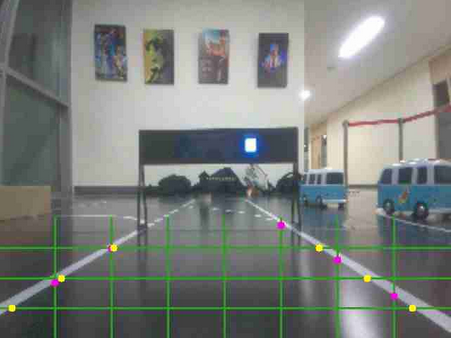
#> input picture image/image.png, 451 x 338 px
$ python -i tf.py   (imports and definitions only)
#> lines starting #> are read from the running program, lines starting #| are printed output that depends on the picture; after the words box and inside, x2 and y2 are one past the last pixel; in counts of white or black regions, pixels touching at a corner belong together
import cv2
import numpy as np

# 특정 색상 범위 필터링 함수
def filter_color(image, lower_bound, upper_bound):
    hsv = cv2.cvtColor(image, cv2.COLOR_BGR2HSV)
    mask = cv2.inRange(hsv, lower_bound, upper_bound)
    return mask

# 빨간 원 감지 함수
def detect_red_circle(frame):
    red_mask = filter_color(frame, np.array([0, 100, 100]), np.array([10, 255, 255])) # 빨간색 HSV 범위
    print(red_mask)

# 초록 화살표 감지 함수
def detect_green_arrow(frame):
    green_mask = filter_color(frame, np.array([40, 50, 50]), np.array([80, 255, 255])) # 초록색 HSV 범위
    print(green_mask)


    import cv2
import numpy as np

# 특정 위치 기반 필터링 함수
def filter_color_in_region(image, lower_bound, upper_bound, x_start, x_end, y_start, y_end):
    # 관심 영역 (ROI) 설정
    roi = image[y_start:y_end, x_start:x_end]
    hsv = cv2.cvtColor(roi, cv2.COLOR_BGR2HSV)
    mask = cv2.inRange(hsv, lower_bound, upper_bound)
    return mask

# 빨간 원 감지 함수 (왼쪽 영역)
def detect_red_circle_in_left(frame):
    # 왼쪽 영역 필터링
    red_mask = filter_color_in_region(frame, np.array([0, 100, 100]), np.array([10, 255, 255]), 0, 320, 0, 480)
    circles = cv2.HoughCircles(red_mask, cv2.HOUGH_GRADIENT, dp=1.2, minDist=50, param1=100, param2=30, minRadius=10, maxRadius=50)
    return circles is not None  # 원이 감지되면 True 반환

# 초록 화살표 감지 함수 (오른쪽 영역)
def detect_green_arrow_in_right(frame):
    # 오른쪽 영역 필터링
    green_mask = filter_color_in_region(frame, np.array([40, 50, 50]), np.array([80, 255, 255]), 320, 640, 0, 480)


    import jajucha2

# [29 lines not run here, left out]
import numpy as np

# 특정 색상 범위 필터링 함수
def filter_color(image, lower_bound, upper_bound):
    hsv = cv2.cvtColor(image, cv2.COLOR_BGR2HSV)
    mask = cv2.inRange(hsv, lower_bound, upper_bound)
    return mask

# 빨간 원 감지 함수
def detect_red_circle(frame):
    red_mask = filter_color(frame, np.array([0, 100, 100]), np.array([10, 255, 255])) # 빨간색 HSV 범위


# 초록 화살표 감지 함수
def detect_green_arrow(frame):
    green_mask = filter_color(frame, np.array([40, 50, 50]), np.array([80, 255, 255])) # 초록색 HSV 범위
    contours, _ = cv2.findContours(green_mask, cv2.RETR_EXTERNAL, cv2.CHAIN_APPROX_SIMPLE)
    for contour in contours:
        approx = cv2.approxPolyDP(contour, 0.02 * cv2.arcLength(contour, True), True)
        if len(approx) == 7:  # 화살표 형태를 검출하기 위한 조건 (대략적인 조건)
            return True
    return False

# 메인 신호등 감지 함수
def detect_traffic_light_signal(frame):
    if detect_red_circle(frame):
        print("빨간 원 감지 - 정지 신호")
    elif detect_green_arrow(frame):
        print("초록 화살표 감지- 이동 신호")
    else:
        print("신호 감지 안됨")

>>> import cv2
>>> picture = cv2.imread('image/image.png')
#> picture is the input picture: shape (338, 451, 3); mean B, G, R 123.5, 128.3, 123.7
>>> result = detect_traffic_light_signal(picture)
#> in filter_color, `hsv = cv2.cvtColor(image, cv2.COLOR_BGR2HSV)`: hsv: shape (338, 451, 3); mean H, S, V 55.5, 32.6, 133.3
#> in filter_color, `mask = cv2.inRange(hsv, lower_bound, upper_bound)`:
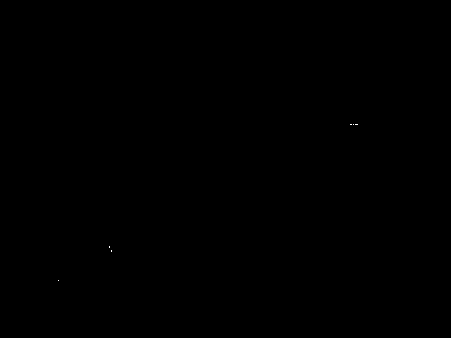
#> mask: shape (338, 451); 0.01% white in thin lines or dots, all inside (x1, y1, x2, y2) = (58, 124, 358, 281)
#> in filter_color (call 2), `mask = cv2.inRange(hsv, lower_bound, upper_bound)`:
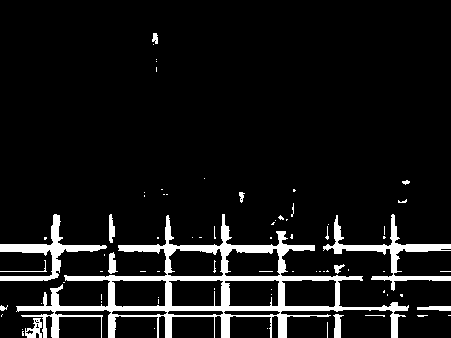
#> mask: shape (338, 451); 8.5% white; 77 white regions (60 under 20 px)
#> in detect_green_arrow, `contours, _ = cv2.findContours(green_mask, cv2.RETR_EXTERNAL, cv2.CHAI..`: contours = 70 contours, 59 with area under 20; largest, box (x1, y1, x2, y2) and area: (16, 214, 409, 338) 15390, (323, 214, 451, 291) 1366, (0, 214, 107, 281) 1246, (25, 318, 42, 338) 168, (333, 314, 344, 338) 125
#> the loop in detect_green_arrow, `for contour in contours:` made 10 passes
#> approx on passes 2, 3, 4, 5, 7, 9: [[22, 329]], [[267, 328]], [[154, 328]], [[327, 322], [327, 337]], [[448, 315], [450, 315]], [[365, 315], [382, 315], [384, 316], [384, 315]]
